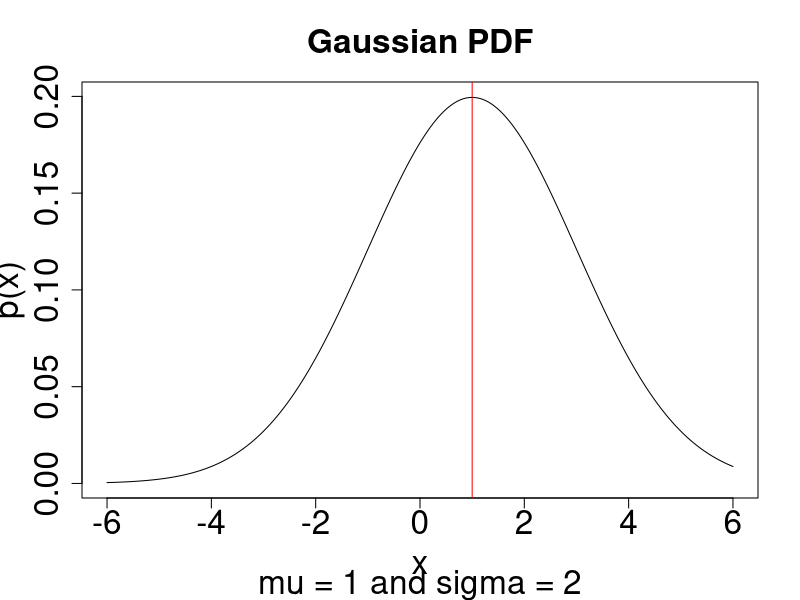
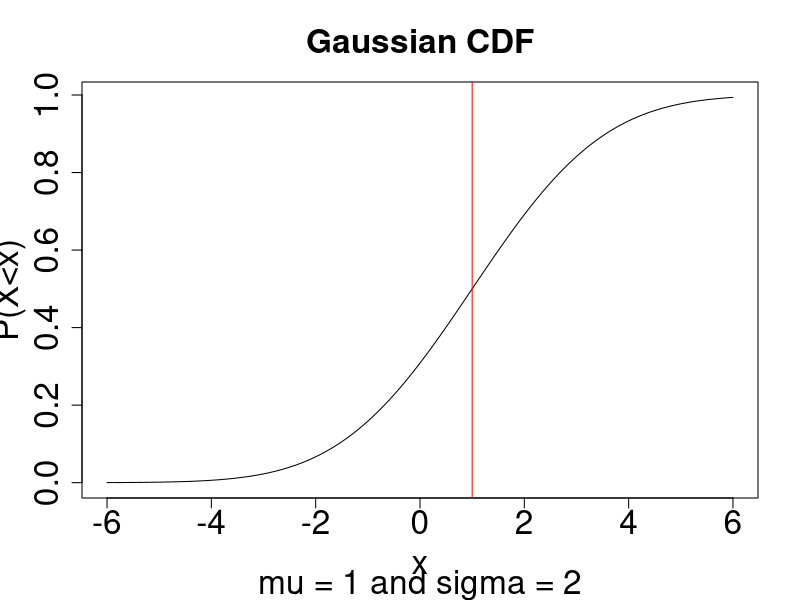

Recreate these plots in R, in order.
m <- 1 # mean
s <- 2 # standard deviation
dx <- 0.01 # sub-interval size

# part a):
xq <- seq(-6, 6, by=dx)

# plot the Gaussian PDF
pdf = dnorm(xq, m, s)
plot(xq, pdf, type="l", main="Gaussian PDF",
     sub=paste("mu =",m,"and sigma =",s),
     xlab="x", ylab="p(x)",
     cex.lab=2.0, cex.axis=2.0, cex.main=2.0, cex.sub=2.0)
abline(v=m,col="red",lwd=1)
# plot the Gaussian CDF
cdf = pnorm(xq, m, s)
plot(xq, cdf, type="l", main="Gaussian CDF",
     sub=paste("mu =",m,"and sigma =",s),
     xlab="x", ylab="P(X<x)",
     cex.lab=2.0, cex.axis=2.0, cex.main=2.0, cex.sub=2.0)
abline(v=m,col="red",lwd=1)

# parts b), c), and d):
b <- 100+m # upper bound for numerical integral
a <- -100+m # lower ""
sample <- seq(a, b, by=dx)
# initialize matrix of integrand values
intq <- matrix(0, nrow=3, ncol=length(sample)) 
intq[1,] <- dnorm(sample, m, s)
intq[2,] <- sample*intq[1,]
intq[3,] <- ((sample - m)^2)*intq[1,]
# composite trapezoidal rule simultaneously for all three integrals
int <- dx*intq[,1]/2
for (i in 2:(length(sample)-1)) {
  int <- int + dx*intq[,i]
}
int <- int + (dx*intq[,length(sample)]/2)

# parts f):
lb <- 10
ub <- 90

print((b - a)/dx) # print number of elements
print(int) # print numerical integral
print(qnorm(0.01*c(lb, ub), m, s))